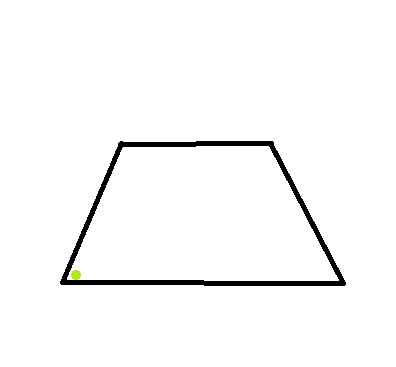
#> input picture IA/imagenPrueba.png, 396 x 367 px, found by its file name
$ python prueba_perspectiva.py
#> lines starting #> are read from the running program, lines starting #| are printed output that depends on the picture; after the words box and inside, x2 and y2 are one past the last pixel; in counts of white or black regions, pixels touching at a corner belong together
import cv2
import numpy as np

foto = cv2.imread("E:\Guido\Documentos\Programacion\Hawkeye\IA\imagenPrueba.png")
#> foto is the input picture: shape (367, 396, 3); mean B, G, R 248.4, 248.5, 248.5

pts1 = np.float32([[121, 144], [271, 144], [64, 281], [341, 283]])
pts2 = np.float32([[0, 0], [164, 0], [0, 474], [164, 474]])

matrix = cv2.getPerspectiveTransform(pts1, pts2)
deformado = cv2.warpPerspective(foto, matrix, (164, 474))
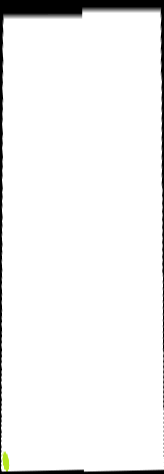
#> deformado: shape (474, 164, 3); mean B, G, R 240.6, 240.8, 240.7

cords_pelota = np.array([[237], [165], [1]])
cords_pelota_pers = np.dot(matrix, cords_pelota)
cords_pelota_pers = (int(cords_pelota_pers[0]/cords_pelota_pers[2]), int(cords_pelota_pers[1]/cords_pelota_pers[2]))

deformado = cv2.circle(deformado, cords_pelota_pers, 2, (0, 0, 255), -1)
#> deformado: shape (474, 164, 3); 0.02% of pixels changed, all inside (x1, y1, x2, y2) = (119, 115, 124, 120)

print(cords_pelota_pers)

cv2.imshow('prueba', foto)
#cv2.imshow('deformado', deformado)
cv2.waitKey(0)
